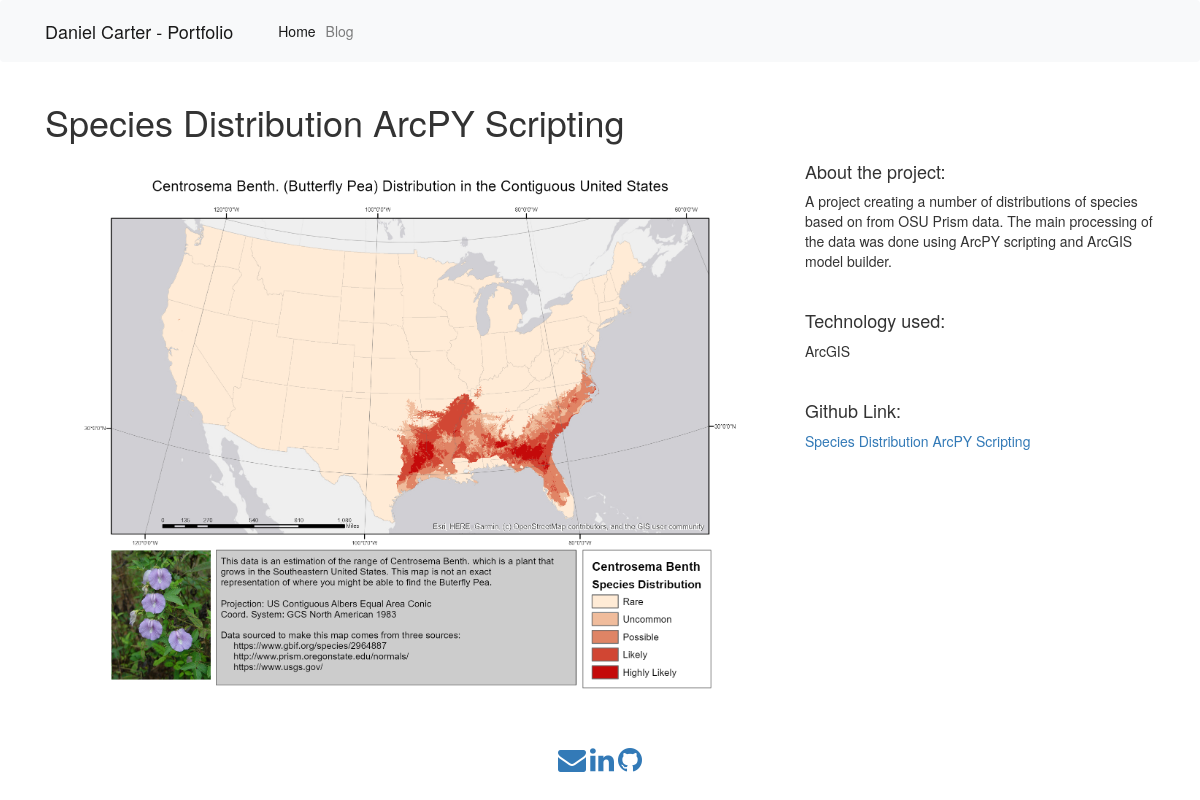
Page /7/ on the committed database.
### projects/models.py (models this page shows, shortened)
class Project(models.Model):
    title = models.CharField(max_length=100)
    description = models.TextField()
    technology = models.CharField(max_length=20)
    gitLink = models.TextField(default='')
    image = models.ImageField(upload_to='')

### projects/views.py (the view)
# urls.py: path('<int:pk>/', views.project_details, name='project_details'),
def project_details(request, pk):
    project = Project.objects.get(pk=pk)
    context = {
        'project': project
    }
    return render(request, 'project_detail.html', context)

### templates/project_detail.html
{% extends "base.html" %}
{% load static %}
{% block page_content %}
<h1>{{ project.title }}</h1>
<div class="row">
    <div class="col-md-8">
        <img src="{{ project.image.url }}" alt="" width="100%">
    </div>
    <div class="col-md-4">
        <h4>About the project:</h4>
        <p>{{ project.description }}</p>
        <br>
        <h4>Technology used:</h4>
        <p>{{ project.technology }}</p>
        <br>
        <h4>Github Link:</h4>
        <p><a href="{{ project.gitLink }}">{{ project.title }}</a></p>
    </div>
</div>
{% endblock %}

### rows in the picture
Project: title "Species Distribution ArcPY Scripting", image (picture), description "A project creating a number of distributions of species based on from OSU Prism data. The main processing of the data was done using ArcPY scripting and ArcGIS model builder.", technology "ArcGIS"
